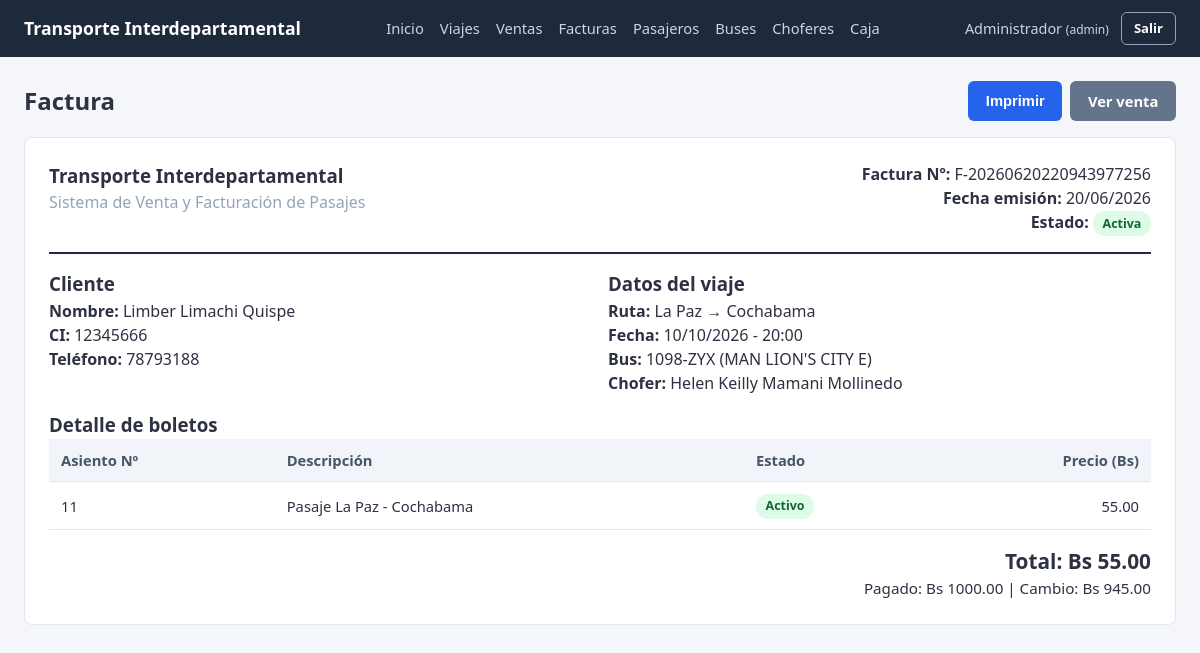
/facturas/2 (signed in), run on the app's committed database.
### app/models/factura.py (models this page shows, shortened)
class Factura(db.Model):
    __tablename__ = "factura"
    id_factura = db.Column(db.Integer, primary_key=True, autoincrement=True)
    nro_factura = db.Column(db.String(30), nullable=False, unique=True)
    fecha_emision = db.Column(db.Date, nullable=False, default=date.today)
    total = db.Column(db.Numeric(10, 2), nullable=False)
    id_venta = db.Column(db.Integer, db.ForeignKey("venta.id_venta"), nullable=False, unique=True)

### app/models/pasajero.py (models this page shows, shortened)
class Pasajero(db.Model):
    __tablename__ = "pasajero"
    id_pasajero = db.Column(db.Integer, primary_key=True, autoincrement=True)
    ci = db.Column(db.String(20), nullable=False, unique=True)
    nombres = db.Column(db.String(100), nullable=False)
    apellidos = db.Column(db.String(100), nullable=False)
    telefono = db.Column(db.String(20))
    ventas = db.relationship("Venta", backref="pasajero")
    @property
    def nombre_completo(self):
        return f"{self.nombres} {self.apellidos}"

### app/models/viaje.py (models this page shows, shortened)
class Viaje(db.Model):
    __tablename__ = "viaje"
    id_viaje = db.Column(db.Integer, primary_key=True, autoincrement=True)
    origen = db.Column(db.String(100), nullable=False)
    destino = db.Column(db.String(100), nullable=False)
    fecha_viaje = db.Column(db.Date, nullable=False)
    hora_salida = db.Column(db.Time, nullable=False)
    precio = db.Column(db.Numeric(10, 2), nullable=False, default=0)
    id_bus = db.Column(db.Integer, db.ForeignKey("bus.id_bus"), nullable=False)
    id_chofer = db.Column(db.Integer, db.ForeignKey("chofer.id_chofer"), nullable=False)
    estado = db.Column(db.String(20), nullable=False, default="programado")  # programado | finalizado | cancelado
    viaje_asientos = db.relationship("ViajeAsiento", backref="viaje", cascade="all, delete-orphan")
    ventas = db.relationship("Venta", backref="viaje")

### app/models/bus.py (models this page shows, shortened)
class Bus(db.Model):
    __tablename__ = "bus"
    id_bus = db.Column(db.Integer, primary_key=True, autoincrement=True)
    placa = db.Column(db.String(20), nullable=False, unique=True)
    modelo = db.Column(db.String(50), nullable=False)
    capacidad = db.Column(db.Integer, nullable=False)
    activo = db.Column(db.Boolean, nullable=False, default=True)
    asientos = db.relationship("Asiento", backref="bus", cascade="all, delete-orphan")
    viajes = db.relationship("Viaje", backref="bus")

### app/models/chofer.py (models this page shows, shortened)
class Chofer(db.Model):
    __tablename__ = "chofer"
    id_chofer = db.Column(db.Integer, primary_key=True, autoincrement=True)
    ci = db.Column(db.String(20), nullable=False, unique=True)
    nombres = db.Column(db.String(100), nullable=False)
    apellidos = db.Column(db.String(100), nullable=False)
    licencia = db.Column(db.String(30), nullable=False)
    telefono = db.Column(db.String(20))
    activo = db.Column(db.Boolean, nullable=False, default=True)
    viajes = db.relationship("Viaje", backref="chofer")
    @property
    def nombre_completo(self):
        return f"{self.nombres} {self.apellidos}"

### app/models/venta_detalle.py (models this page shows, shortened)
class VentaDetalle(db.Model):
    __tablename__ = "venta_detalle"
    id_venta_detalle = db.Column(db.Integer, primary_key=True, autoincrement=True)
    id_venta = db.Column(db.Integer, db.ForeignKey("venta.id_venta"), nullable=False)
    id_viaje_asiento = db.Column(db.Integer, db.ForeignKey("viaje_asiento.id_viaje_asiento"), nullable=False, unique=True)
    precio = db.Column(db.Numeric(10, 2), nullable=False)
    estado = db.Column(db.String(20), nullable=False, default="activo")  # activo | rebajado (anulado individualmente)

### app/models/viaje_asiento.py (models this page shows, shortened)
class ViajeAsiento(db.Model):
    __tablename__ = "viaje_asiento"
    id_viaje_asiento = db.Column(db.Integer, primary_key=True, autoincrement=True)
    id_viaje = db.Column(db.Integer, db.ForeignKey("viaje.id_viaje"), nullable=False)
    id_asiento = db.Column(db.Integer, db.ForeignKey("asiento.id_asiento"), nullable=False)
    numero = db.Column(db.Integer, nullable=False)  # copia del número de asiento para consulta rápida
    ocupado = db.Column(db.Boolean, nullable=False, default=False)
    asiento = db.relationship("Asiento")
    detalle_venta = db.relationship("VentaDetalle", backref="viaje_asiento", uselist=False)
    __table_args__ = (db.UniqueConstraint("id_viaje", "id_asiento", name="uq_viajeasiento"),)

### app/models/venta.py (models this page shows, shortened)
class Venta(db.Model):
    __tablename__ = "venta"
    id_venta = db.Column(db.Integer, primary_key=True, autoincrement=True)
    fecha_venta = db.Column(db.DateTime, nullable=False, default=datetime.now)
    id_pasajero = db.Column(db.Integer, db.ForeignKey("pasajero.id_pasajero"), nullable=False)
    id_viaje = db.Column(db.Integer, db.ForeignKey("viaje.id_viaje"), nullable=False)
    id_usuario = db.Column(db.Integer, db.ForeignKey("usuario.id_usuario"), nullable=False)
    monto = db.Column(db.Numeric(10, 2), nullable=False, default=0)       # total a pagar (suma de detalles activos)
    monto_pagado = db.Column(db.Numeric(10, 2), nullable=False, default=0)  # con cuánto pagó el cliente
    cambio = db.Column(db.Numeric(10, 2), nullable=False, default=0)       # vuelto entregado
    estado = db.Column(db.String(20), nullable=False, default="activa")  # activa | rebajada | anulada
    detalles = db.relationship("VentaDetalle", backref="venta", cascade="all, delete-orphan")
    factura = db.relationship("Factura", backref="venta", uselist=False, cascade="all, delete-orphan")
    usuario = db.relationship("Usuario")

### app/routes/facturas.py (the view)
@facturas_bp.route("/<int:id_factura>")
@login_required
def detalle(id_factura):
    factura = factura_service.obtener_factura(id_factura)
    return render_template("facturas/detalle.html", factura=factura, venta=factura.venta)

### app/services/factura_service.py (called while the page is built)
def obtener_factura(id_factura):
    return Factura.query.get_or_404(id_factura)

### app/utils/auth.py (called while the page is built)
def login_required(view_func):
    @wraps(view_func)
    def wrapper(*args, **kwargs):
        if "id_usuario" not in session:
            flash("Debes iniciar sesión para continuar.", "warning")
            return redirect(url_for("auth.login"))
        return view_func(*args, **kwargs)
    return wrapper

### templates/facturas/detalle.html (shortened to what this page needs)
{% extends "base.html" %}
{% block content %}
<div class="mb-2" style="display:flex; justify-content:space-between; align-items:center;">
    <h2>Factura</h2>
    <div class="btn-group no-print">
        <button onclick="window.print()" class="btn btn-primary">Imprimir</button>
        <a href="{{ url_for('ventas.detalle', id_venta=venta.id_venta) }}" class="btn btn-secondary">Ver venta</a>
    </div>
</div>
<div class="invoice-box">
    <div class="invoice-header">
        <div>
            <h3>Transporte Interdepartamental</h3>
            <p class="text-muted">Sistema de Venta y Facturación de Pasajes</p>
        </div>
        <div class="text-right">
            <p><strong>Factura Nº:</strong> {{ factura.nro_factura }}</p>
            <p><strong>Fecha emisión:</strong> {{ factura.fecha_emision.strftime("%d/%m/%Y") }}</p>
            <p>
                <strong>Estado:</strong>
                {% if venta.estado == "activa" %}
                <span class="badge badge-success">Activa</span>
                {% elif venta.estado == "rebajada" %}
                <span class="badge badge-warning">Rebajada</span>
                {% else %}
                <span class="badge badge-danger">Anulada</span>
                {% endif %}
            </p>
        </div>
    </div>
    <div class="grid grid-2 mb-2">
        <div>
            <h3>Cliente</h3>
            <p><strong>Nombre:</strong> {{ venta.pasajero.nombre_completo }}</p>
            <p><strong>CI:</strong> {{ venta.pasajero.ci }}</p>
            <p><strong>Teléfono:</strong> {{ venta.pasajero.telefono or "-" }}</p>
        </div>
        <div>
            <h3>Datos del viaje</h3>
            <p><strong>Ruta:</strong> {{ venta.viaje.origen }} → {{ venta.viaje.destino }}</p>
            <p><strong>Fecha:</strong> {{ venta.viaje.fecha_viaje.strftime("%d/%m/%Y") }} - {{ venta.viaje.hora_salida.strftime("%H:%M") }}</p>
            <p><strong>Bus:</strong> {{ venta.viaje.bus.placa }} ({{ venta.viaje.bus.modelo }})</p>
            <p><strong>Chofer:</strong> {{ venta.viaje.chofer.nombre_completo }}</p>
        </div>
    </div>
    <h3>Detalle de boletos</h3>
    <table>
        <thead>
            <tr>
                <th>Asiento Nº</th>
                <th>Descripción</th>
                <th>Estado</th>
                <th class="text-right">Precio (Bs)</th>
            </tr>
        </thead>
        <tbody>
            {% for d in venta.detalles %}
            <tr>
                <td>{{ d.viaje_asiento.numero }}</td>
                <td>Pasaje {{ venta.viaje.origen }} - {{ venta.viaje.destino }}</td>
                <td>
                    {% if d.estado == "activo" %}
                    <span class="badge badge-success">Activo</span>
                    {% else %}
                    <span class="badge badge-gray">Rebajado</span>
                    {% endif %}
                </td>
                <td class="text-right">{{ "%.2f"|format(d.precio) }}</td>
            </tr>
            {% endfor %}
        </tbody>
    </table>
    <div class="invoice-total">
        <p>Total: Bs {{ "%.2f"|format(factura.total) }}</p>
        <p style="font-size:0.95rem; font-weight:normal;">Pagado: Bs {{ "%.2f"|format(venta.monto_pagado) }} | Cambio: Bs {{ "%.2f"|format(venta.cambio) }}</p>
    </div>
</div>
{% endblock %}

### static/css/style.css (style rules this page uses)
* { box-sizing: border-box; margin: 0; padding: 0; }
body { font-family: 'Segoe UI', Tahoma, Geneva, Verdana, sans-serif; background-color: #f4f6f9; color: #2d3142; line-height: 1.5; }
a { color: #2563eb; text-decoration: none; }
.grid { display: grid; gap: 1rem; }
.grid-2 { grid-template-columns: repeat(auto-fit, minmax(220px, 1fr)); }
.btn { display: inline-block; padding: 0.55rem 1.1rem; border: none; border-radius: 6px; font-size: 0.92rem; font-weight: 600; cursor: pointer; text-align: center; transition: background 0.15s ease; }
.btn-primary { background-color: #2563eb; color: #fff; }
.btn-secondary { background-color: #64748b; color: #fff; }
.btn-group { display: flex; gap: 0.5rem; flex-wrap: wrap; }
table { width: 100%; border-collapse: collapse; background: #fff; }
th, td { text-align: left; padding: 0.65rem 0.75rem; border-bottom: 1px solid #e2e8f0; font-size: 0.92rem; }
th { background-color: #f1f5f9; font-weight: 600; color: #475569; }
.badge { display: inline-block; padding: 0.2rem 0.6rem; border-radius: 12px; font-size: 0.78rem; font-weight: 600; }
.badge-success { background-color: #dcfce7; color: #166534; }
.text-muted { color: #94a3b8; }
.text-right { text-align: right; }
.mb-2 { margin-bottom: 1rem; }
.invoice-box { border: 1px solid #e2e8f0; border-radius: 8px; padding: 1.5rem; background: #fff; }
.invoice-header { display: flex; justify-content: space-between; align-items: flex-start; border-bottom: 2px solid #1e293b; padding-bottom: 1rem; margin-bottom: 1rem; flex-wrap: wrap; gap: 1rem; }
.invoice-total { font-size: 1.3rem; font-weight: bold; text-align: right; margin-top: 1rem; }

### data on the page
Factura: nro_factura "F-20260620220943977256", fecha_emision "20/06/2026", total "55.00"
Pasajero: pasajero.nombre_completo "Limber Limachi Quispe", pasajero.ci "12345666", pasajero "78793188"
Viaje: viaje.origen "La Paz", viaje.destino "Cochabama", viaje.fecha_viaje "10/10/2026", viaje.hora_salida "20:00"
Bus: viaje.bus.placa "1098-ZYX", viaje.bus.modelo "MAN LION'S CITY E"
Chofer: viaje.chofer.nombre_completo "Helen Keilly Mamani Mollinedo"
VentaDetalle: viaje_asiento.numero "11", estado "Activo", precio "55.00"
Venta: monto_pagado "1000.00", cambio "945.00"

### other printed values
{{ session.nombre }} "Administrador"
{{ session.rol }} "admin"
